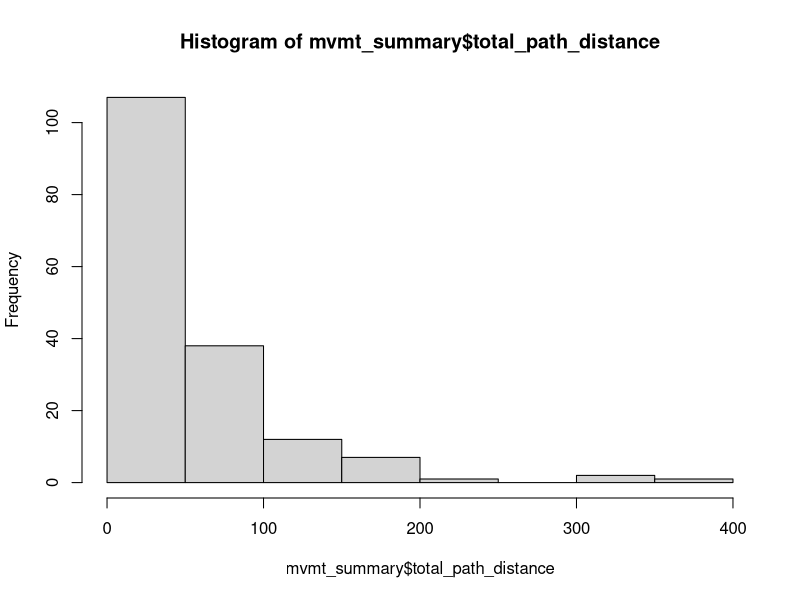
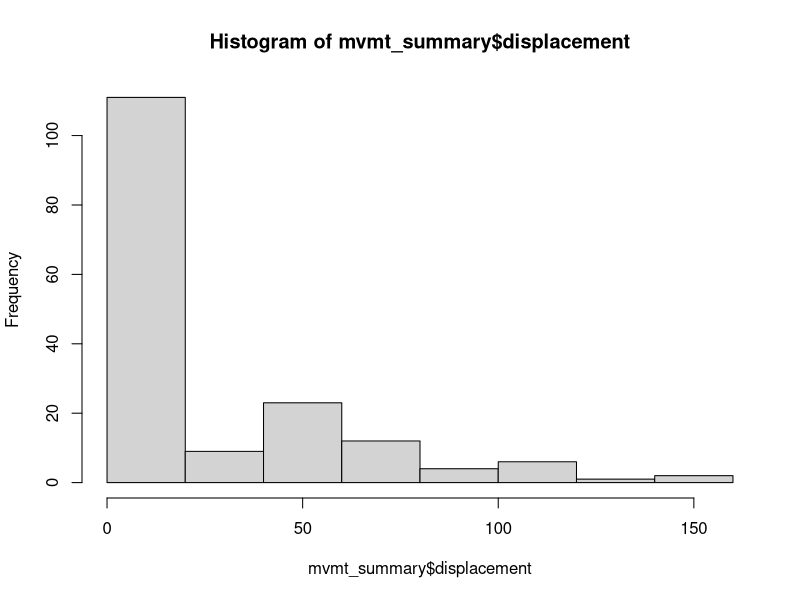
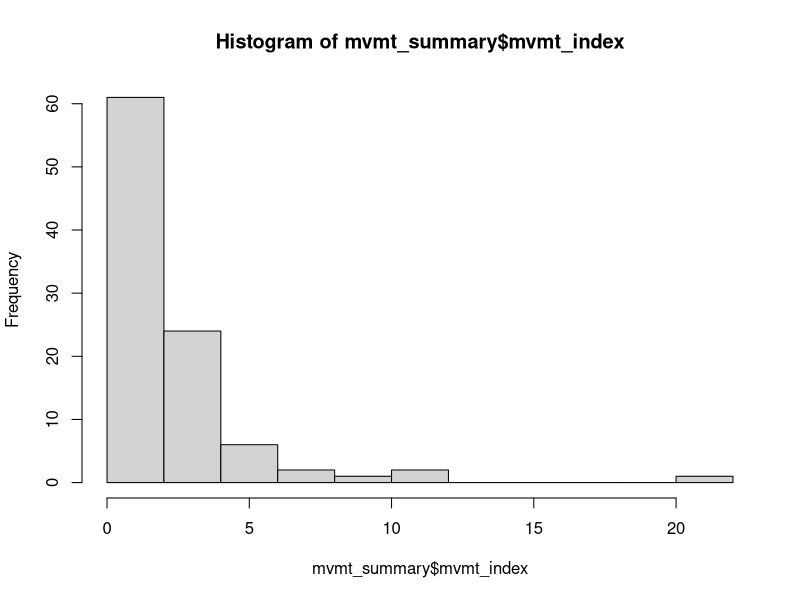

These figures' R source, in order:
mvmt_summary <- read.csv("data/summary_data_2017.csv", na=".")
mvmt_summary$total_path_distance <- as.numeric(as.character(mvmt_summary$total_path_distance))
mvmt_summary$displacement <- as.numeric(as.character(mvmt_summary$displacement))
mvmt_summary$mvmt_index <- as.numeric(as.character(mvmt_summary$mvmt_index))

hist(mvmt_summary$total_path_distance)
hist(mvmt_summary$displacement)
hist(mvmt_summary$mvmt_index)

